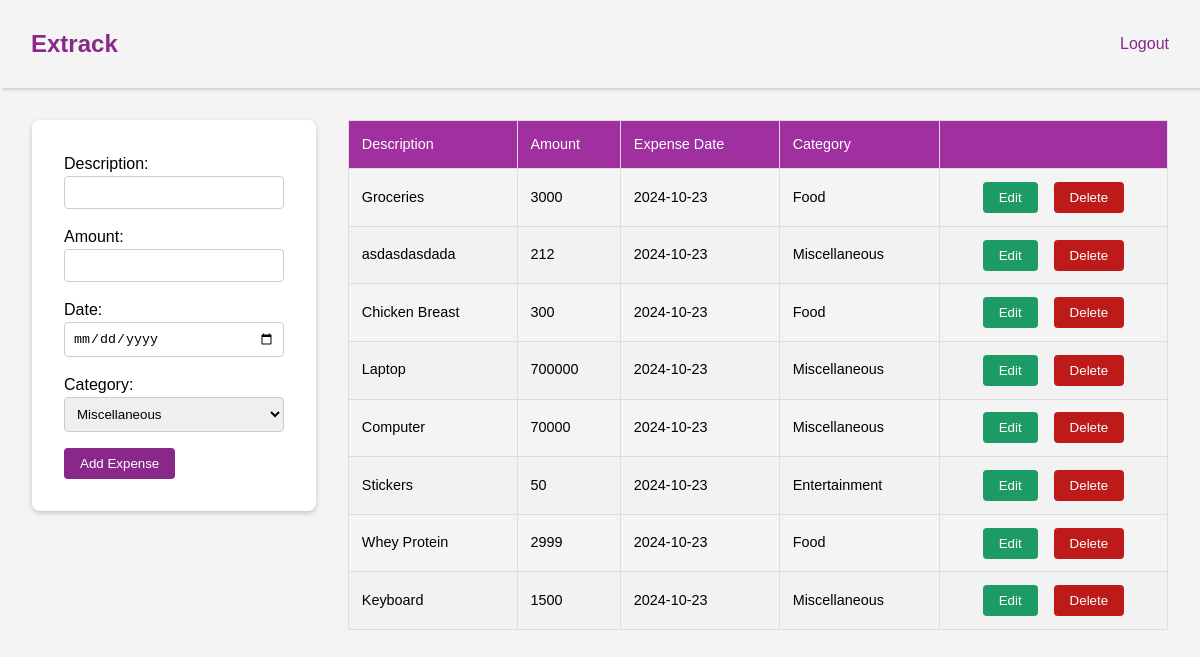
Before: /dashboard.php (signed in) with the older database file.
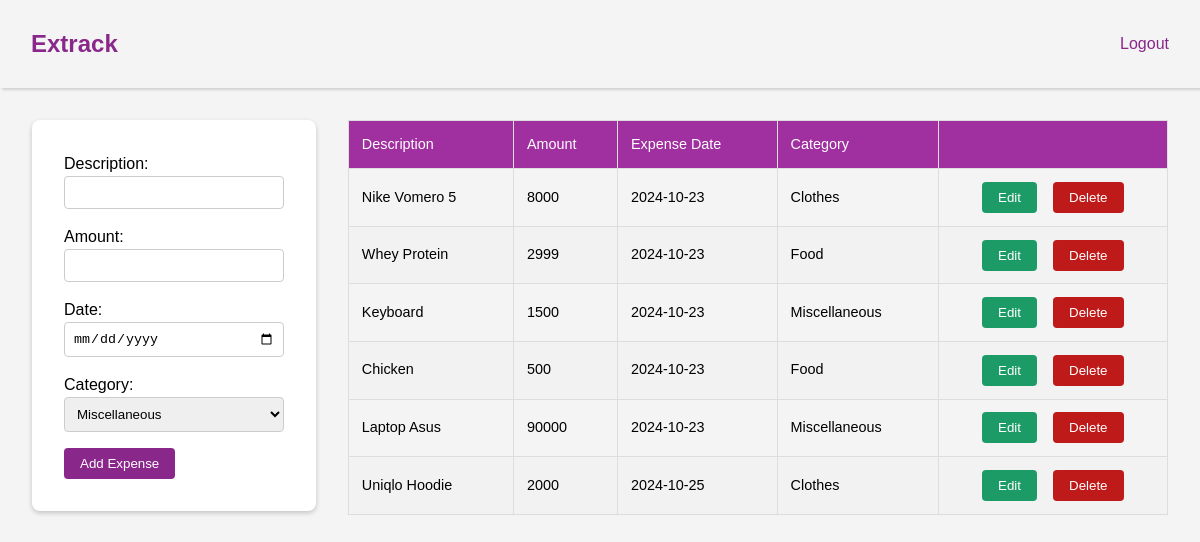
After: the same page with the newer database file.
### tables this page shows
CREATE TABLE Expenses(
                expenses_id INTEGER PRIMARY KEY AUTOINCREMENT,
                user_id_fk INTEGER,
                description TEXT NOT NULL,
                amount REAL NOT NULL,
                expense_date TEXT NOT NULL,
                category TEXT NOT NULL DEFAULT 'Miscellaneous',
                FOREIGN KEY (user_id_fk) REFERENCES Users(user_id) ON DELETE CASCADE
                );

### dashboard.php (the view, shortened to what this page needs)
<?php
require_once 'db.php';
$user_id = $_SESSION['user_id'];
$stmt = $db->prepare("SELECT * FROM Expenses WHERE user_id_fk = :user_id");
$stmt->bindParam(':user_id', $user_id);
$stmt->execute();
$expenses = $stmt->fetchAll(PDO::FETCH_ASSOC);
?>
<!DOCTYPE html>
<html lang="en">
<head>
    <link rel="stylesheet" href="./css/reset.css">
    <link rel="stylesheet" href="./css/main.css">
</head>
<body>
    <header>
        <nav>
            <div class="title">
                <h1>Extrack</h1>
            </div>
            <div class="logout">
            <a href="logout.php" onclick="return confirm('Are you sure you want to logout?');">Logout</a>
            </div>
        </nav>
    </header>
    <div class="container">
        <div class="tracker">
            <form action="addExpenses.php" method="POST">
                <label for="description">Description:</label>
                <input type="text" name="description" id="description" required>
                <label for="amount">Amount:</label>
                <input type="number" name="amount" id="amount" required>
                <label for="expense_date">Date:</label>
                <input type="date" name="expense_date" id="expense_date" required>
                <label for="category">Category:</label>
                <select name="category" id="category">
                    <option value="Miscellaneous" selected>Miscellaneous</option>
                </select>
                <button type="submit" class="main-btn">Add Expense</button>
            </form>
        </div>
        <div class="table">
        <table>
        <thead>
            <tr>
                <th>Description</th>
                <th>Amount</th>
                <th>Expense Date</th>
                <th>Category</th>
                <th></th>
            </tr>
        </thead>
        <tbody>
            <?php if (count($expenses) > 0): ?>
                <?php foreach ($expenses as $expense): ?>
                    <tr>
                        <td><?php echo htmlspecialchars($expense['description']); ?></td>
                        <td><?php echo htmlspecialchars($expense['amount']); ?></td>
                        <td><?php echo htmlspecialchars($expense['expense_date']); ?></td>
                        <td><?php echo htmlspecialchars($expense['category']); ?></td>
                        <td>
                            <div class="btn-action-container">
                            <button class="edit-btn"><a href="updateForm.php?expenses_id=<?= $expense['expenses_id']; ?>">Edit</a></button>
                                <form action="deleteExpenses.php" method="GET">
                                <button type="submit" onclick="return confirm('Are you sure you want to delete this?');" class="delete-btn">Delete</button>
                                </form>
                            </div>
                        </td>
                    </tr>
                <?php endforeach; ?>
            <?php else: ?>
                <tr>
                    <td colspan="4">No expenses found.</td>
                </tr>
            <?php endif; ?>
        </tbody>
    </table>
        </div>
    </div>
</body>
</html>

### css/main.css (style rules this page uses)
body { margin: 0; font-family: Arial, sans-serif; background-color: #f4f4f4; }
header { background: #f4f4f4; color: white; padding: 1rem; box-shadow: rgba(0, 0, 0, 0.15) 1.95px 1.95px 2.6px; }
nav { margin: 10px 15px; display: flex; justify-content: space-between; align-items: center; }
.title h1 { color: rgb(138, 39, 138); }
.container { display: flex; justify-content: space-between; padding: 2rem; height: auto; }
.tracker { background: white; padding: 2rem; border-radius: 8px; box-shadow: 0 2px 5px rgba(0, 0, 0, 0.2); width: 25%; height: 50%; }
form label { font-size: 1rem; margin-bottom: 0.5rem; }
input[type="text"], input[type="number"], input[type="date"], select { width: 100%; padding: 0.5rem; margin-bottom: 1rem; border: 1px solid #ccc; border-radius: 4px; }
button { color: white; border: none; padding: 0.5rem 1rem; border-radius: 4px; cursor: pointer; }
.btn-action-container { display: flex; justify-content: center; gap: 1rem; }
.main-btn { background-color: rgb(138, 39, 138); }
.edit-btn { background: rgb(28, 155, 102); }
.edit-btn a { color: white; text-decoration: none; }
.delete-btn { background: rgb(190, 26, 26); padding-left: 1rem; }
.table { flex: 1; margin-left: 2rem; }
table { width: 100%; border-collapse: collapse; }
th, td { border: 1px solid #ddd; padding: 0.8rem; text-align: left; font-size: 0.9rem; }
th { background-color: rgb(160, 47, 160); color: white; font-weight: 500; font-size: 0.9rem; }
tr:nth-child(even) { background-color: #f2f2f2; }
.logout a { color: rgb(138, 39, 138); text-decoration: none; }

Changed rows visible on the page:
removed expenses: description "Groceries", amount "3000", expense_date "2024-10-23", category "Food"
removed expenses: description "asdasdasdada", amount "212", expense_date "2024-10-23", category "Miscellaneous"
removed expenses: description "Chicken Breast", amount "300", expense_date "2024-10-23", category "Food"
removed expenses: description "Laptop", amount "700000", expense_date "2024-10-23", category "Miscellaneous"
removed expenses: description "Computer", amount "70000", expense_date "2024-10-23", category "Miscellaneous"
changed expenses: description "Stickers" → "Nike Vomero 5"; amount "50" → "8000"; category "Entertainment" → "Clothes"
added expenses: description "Chicken", amount "500", expense_date "2024-10-23", category "Food"
added expenses: description "Laptop Asus", amount "90000", expense_date "2024-10-23", category "Miscellaneous"
added expenses: description "Uniqlo Hoodie", amount "2000", expense_date "2024-10-25", category "Clothes"
